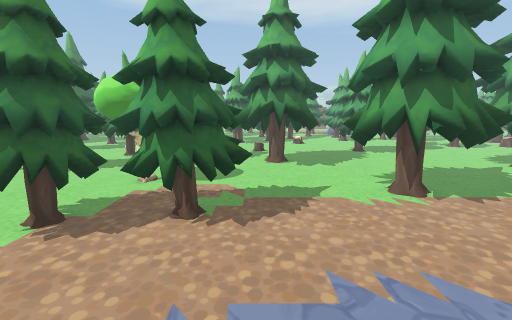
View 1 (above)

24 first-person views from a walk through a 3-D level made in the Unity game engine. The camera is 1.3 m above the floor, tilts 10° down and sees 90° across. The floor is counted in squares, 0.5 m on a side. Each view is taken from the middle of a square. On the plan, view 1 faces up. The plan holds only what a view shows up to about 18 squares ahead; the rest is blank. The place goes on beyond the plan. The player is left out.

View 2
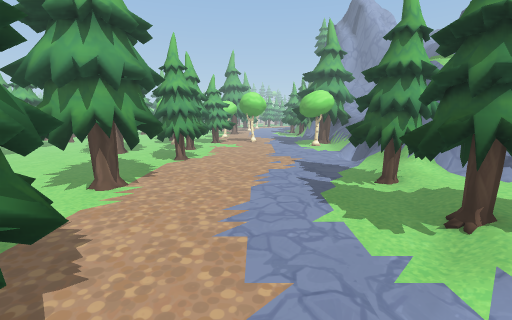

View 3
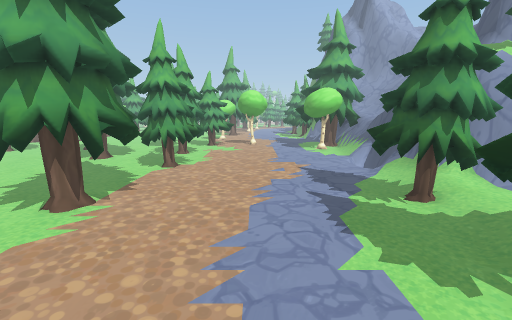

View 4
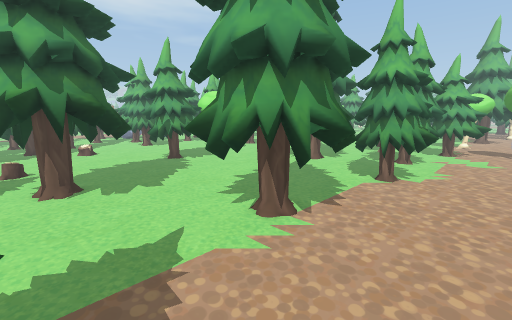

View 5
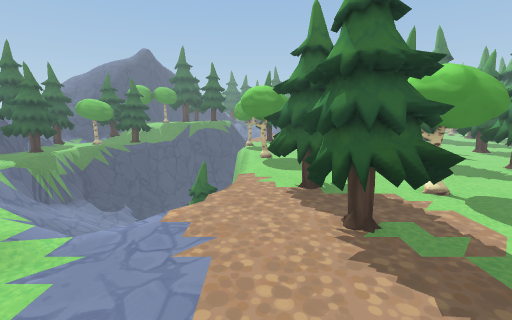

View 6
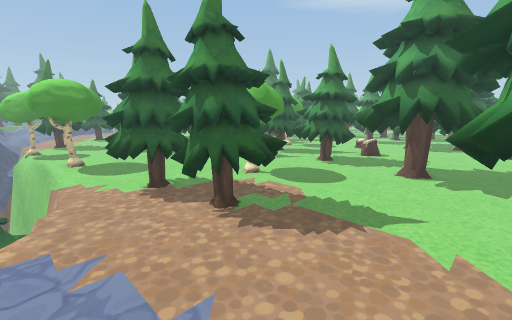

View 7
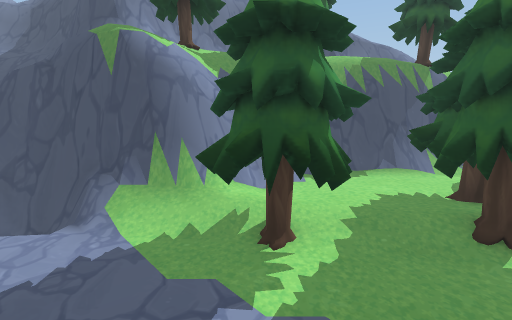

View 8
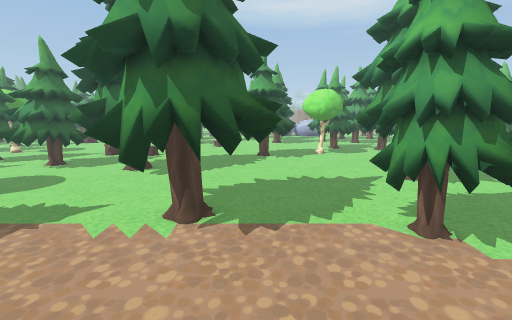

View 9
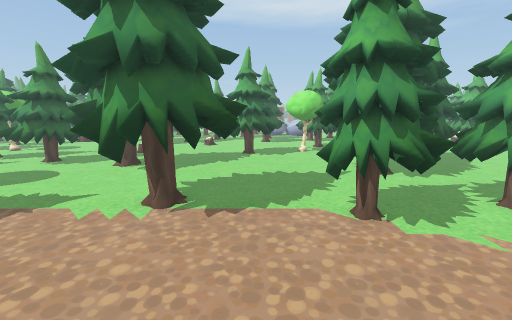

View 10
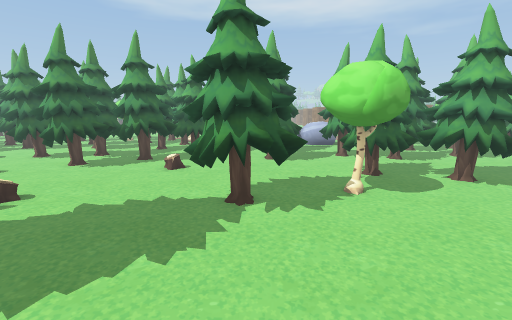

View 11
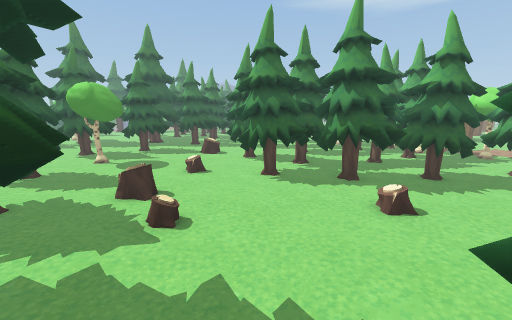

View 12
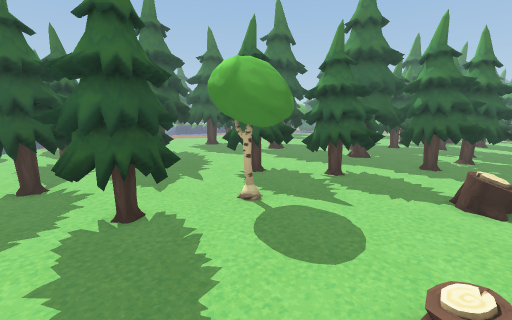

View 13
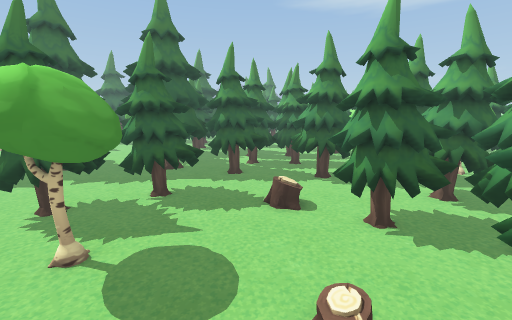

View 14
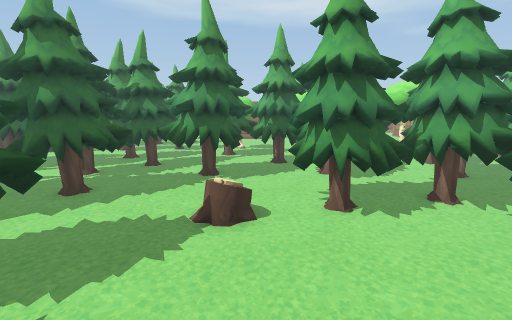

View 15
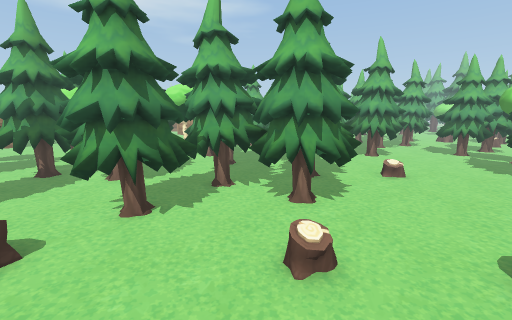

View 16
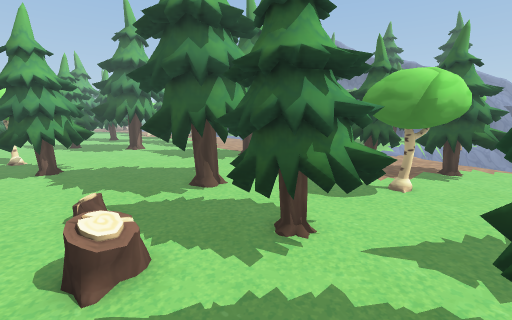

View 17
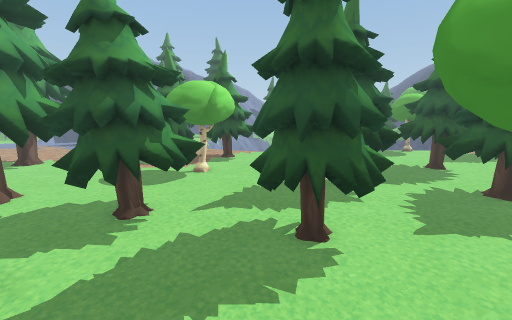

View 18
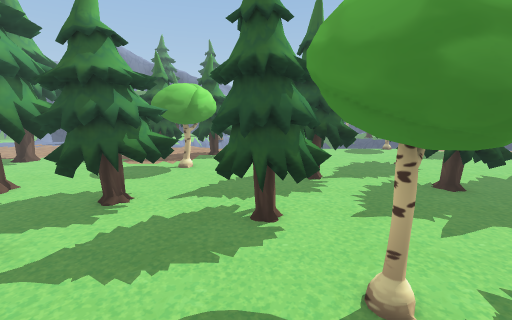

View 19
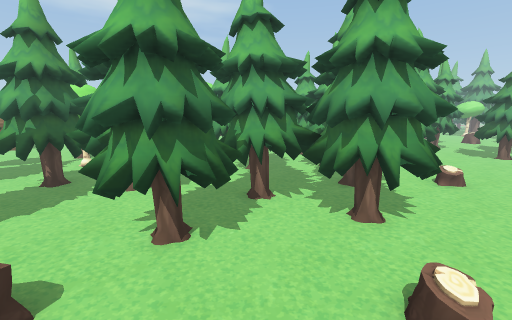

View 20
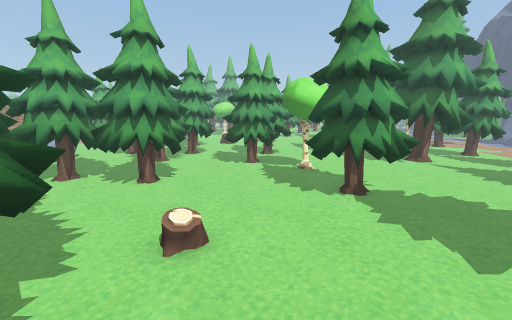

View 21
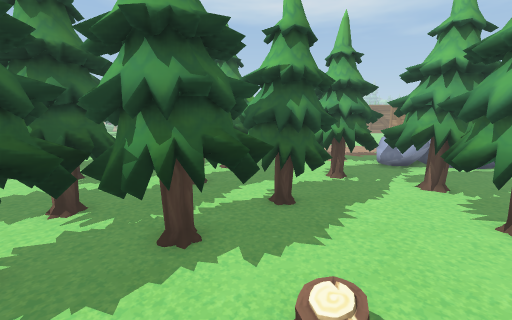

View 22
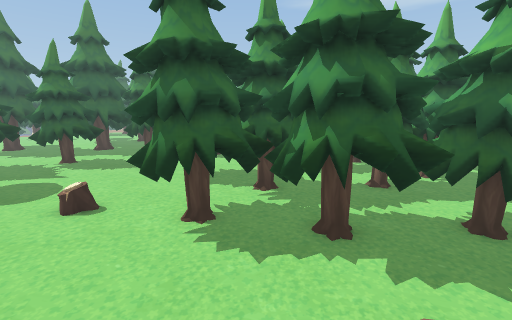

View 23
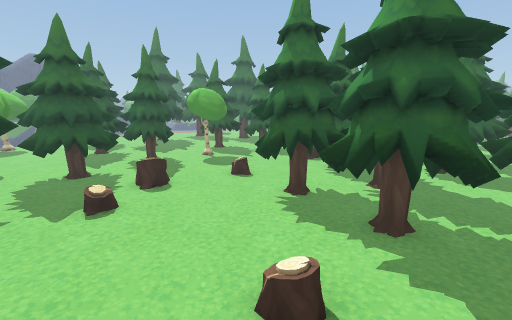

View 24
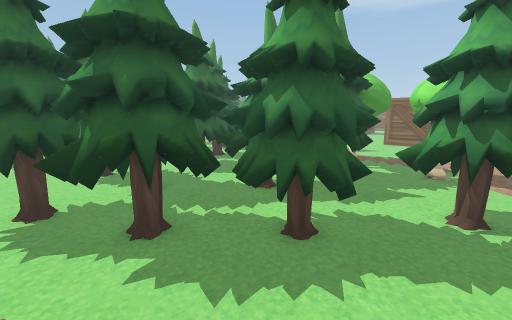

### Floor plan
Key: @ floor where view 1 was taken; # wall or solid block; . main floor; : floor 0.25 m higher than the main floor; - floor 0.25 m lower than the main floor; _ floor 0.5 m lower than the main floor; / step, stairs or slope; = window, fence, low wall or low ledge; ^ raised ledge; v drop or lower ground; T tree; O other object.
Columns run from 16 left of view 1 to 16 right of it. Each row starts with its distance up from view 1.
 34  O TT   TTTT OOOTTTT      OOO
 33  TTTT   TTT T...TTTT. T .... OOO
 32 TTTT   T..TTTT.. TT..TTTT.......
 31 TTT.TTTT..TTTT. TTT..TTTTTT ... O
 30    T.TTT..TTT.. TTTT  TTTTT ... O
 29  TTT....... .TTTTTTTTT..TTTT.
 28 TTTT.....TTTTTTT.TTTTT..TTT.TTT
 27 TTTT.../.TTTTTTTTTTTT..TTTTTTTTTT
 26 T......//TTT.TTTTTTT...TTTT..TTTT
 25 T.TTT........TTTTTTT....TTT....TT
 24 . TTT........TTTT............T ..
 23   TTT.........TTT...........TT
 22   TT........................TTTTT
 21   TT. ##...................#TTTTT
 20   TT=###...............TT ### .TT
 19 .TTT. ##.....//.......TTTT####...
 18 .. ....TTT............TTTT.##....
 17 ......TTTT..TT...T.....TTT......O
 16 .TT...TTTT.TTTT.TTTT............O
 15 TTT....TT..TTTTTTTTT.........TT O
 14 TTTT.TT....TTT.TTTTT........TTTT
 13  TTTTTTT.......TTTTT.......TTTTTT
 12   .. TT ...##...TTT.........TTTT
 11 TT...   ..####....... . ....TTTT.
 10 TTT.......####.....TTTTT.......TT
  9 TTT.......####.....TTTTTT..T .TTT
  8  T.........  TTT...TTTTT..TTT.TTT
  7 .........TTTTTTTT...TTTT..TTT.TTT
  6 ...  #...TTTTTTTT....T....TTT....
  5 ... ##... TTTTTT.................
  4 ... ##.....T.....................
  3 -vv ##vvvv-.....................
  2 vvv         v...................
  1               ..................
  0                .@T..............
 -1               v:TTT.TTTT........
 -2                  TTTTTTT........
 -3                 TTT:TTT::://_-..
 -4                 TTT::://===O-.OOO
 -5    vvvvvv        T::::#=#####====
 -6    vvvvvvv      ::::: =### #####
 -7    vvvvvvvv     ==     #      ^

Where each view was taken, in squares from view 1:
view 1: 0 up, 0 right, facing up
view 2: 3 up, 4 left, facing right
view 3: 3 up, 2 left, facing right
view 4: 4 up, 0 right, facing up-right
view 5: 4 up, 4 right, facing left
view 6: 2 up, 4 right, facing up-left
view 7: 3 up, 6 right, facing down
view 8: 2 up, 7 right, facing up
view 9: 1 up, 8 right, facing up
view 10: 11 up, 8 right, facing up
view 11: 16 up, 6 right, facing up-left
view 12: 20 up, 2 left, facing left
view 13: 19 up, 3 left, facing up-left
view 14: 20 up, 8 left, facing up
view 15: 20 up, 8 left, facing up-right
view 16: 20 up, 7 left, facing down-right
view 17: 22 up, 7 left, facing down
view 18: 23 up, 8 left, facing down
view 19: 22 up, 8 left, facing up-right
view 20: 22 up, 1 left, facing right
view 21: 21 up, 3 right, facing up
view 22: 21 up, 4 right, facing up-left
view 23: 23 up, 7 right, facing left
view 24: 24 up, 7 right, facing up-left
